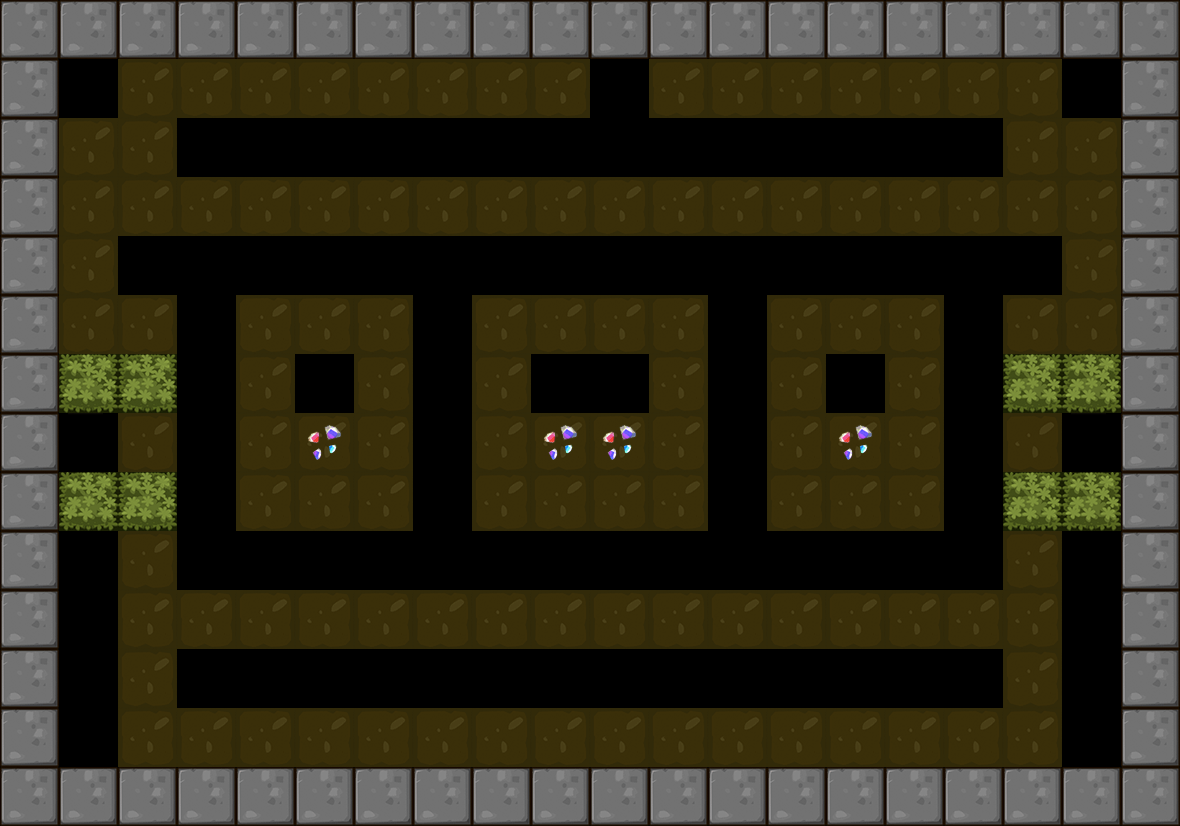

Tiled map render using the project's own tile images. Description and the map definition, with tile-layer contents summarised, below:
An orthogonal 20x14 tile map with 59x59 px tiles, 1 tile layer (BackGround) and 6 objects (3x Shipper, 2x Hammer, Player).

<map version="1.0" orientation="orthogonal" renderorder="right-down" width="20" height="14" tilewidth="59" tileheight="59">
 <tileset firstgid="1" name="itemmap" tilewidth="59" tileheight="59">
  <image source="tileset2.png" trans="ff00ff" width="354" height="354" />
 </tileset>
 <layer name="BackGround" width="20" height="14">
  <data>[280 cells, 227 non-empty, 10 distinct tile ids]</data>
 </layer>
 <objectgroup name="RobotCharacter">
  <object name="Player" x="1076.75" y="73.75" width="40" height="40" />
 </objectgroup>
 <objectgroup name="EnemyCharacter">
  <object name="Hammer" type="Hammer" x="72.9093" y="591.095" width="40" height="40" />
  <object name="Shipper" type="Shipper" x="427.098" y="248.973" width="40" height="40" />
  <object name="Shipper" type="Shipper" x="717" y="543" width="40" height="40" />
  <object name="Shipper" type="Shipper" x="958" y="247" width="40" height="40" />
  <object name="Hammer" type="Hammer" x="1068" y="595" width="40" height="40" />
 </objectgroup>
</map>
